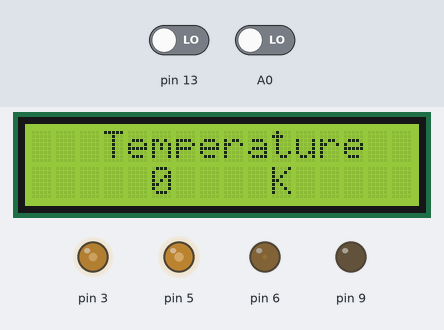
Recording of a sketch running on a simulated Arduino Uno, built with avr-gcc and run on an emulated ATmega328P. Parts: 16×2 character LCD, output pins drawn as LEDs (lit = HIGH). Inputs (shaded band) come from the test bench; at power-on: A0 LOW, pin 13 LOW.

Above: at 1.2 s.
1.3 s: A0 driven HIGH
At 3.74 s:
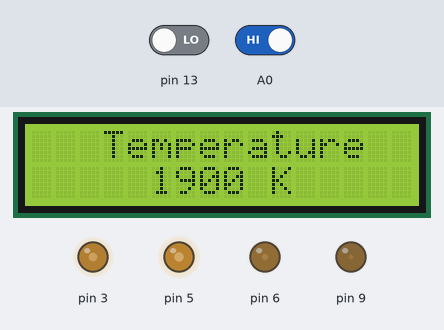
4.3 s: pin 13 driven HIGH
At 5.3 s:
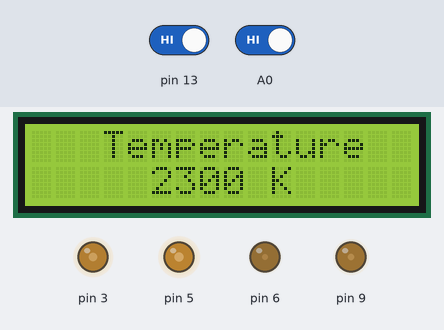
5.8 s: pin 13 driven LOW
At 6.37 s:
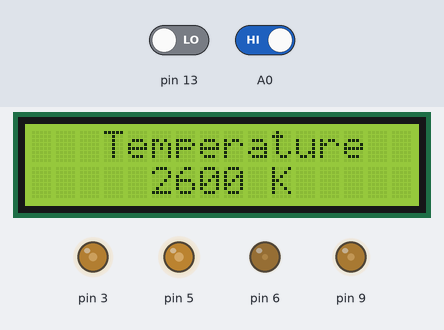
8.2 s: A0 driven LOW
At 8.6 s:
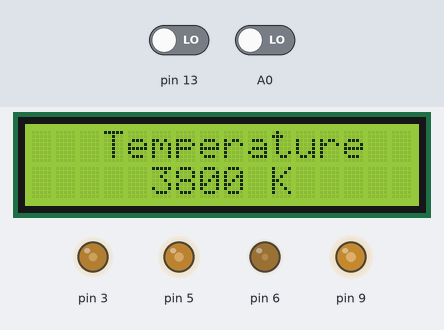
9.7 s: A0 driven HIGH
At 10.11 s:
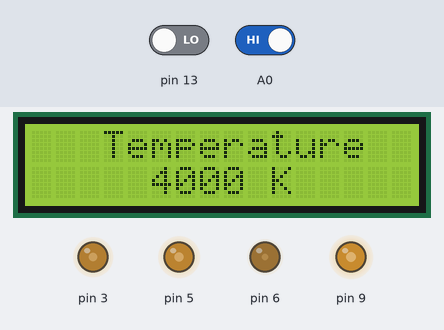
Timing chart, 0 to 15.8 s (numbered marks = the images above; inputs shaded):
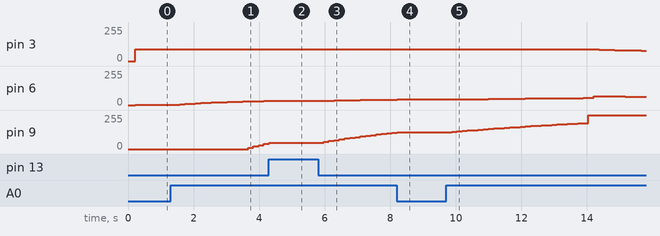

The sketch:

BlackBody.ino
```cpp
#include <LiquidCrystal.h>

float temp,oldtemp,newtemp;
float red,green,blue;

LiquidCrystal lcd(2,4,7,8,10,11);

void setup() {
    oldtemp = temp = 0;
    newtemp = 600;
    lcd.begin(16, 2);
    analogWrite(5,105);
}

void loop() {
    int um,dois;
    um = digitalRead(A0);
    dois = digitalRead(13);
    delay(150);

    if(um)
        newtemp += 100;
    if(dois)
        newtemp -= 100;

    if(newtemp >= 12100) newtemp = 12100;
    if(newtemp <= 400) newtemp = 400;

    if(newtemp != oldtemp){
        lcd.clear();
        lcd.setCursor(3, 0);
        lcd.print("Temperature");
        lcd.setCursor(5, 1);
        int temperature = oldtemp;
        lcd.print(temperature);
        lcd.setCursor(10, 1);
        lcd.print("K");
        oldtemp = newtemp;
        temp = oldtemp/100.0;

      if(temp<=66){
        red = 255;
      }else{
        red = temp - 60;
        red = 329.698727446*(pow(red,(-0.1332047592)));
        if(red < 0){
          red = 0;
        }
        if(red > 255){
          red = 255;
        }
      }

      if(temp <=66){
        green = temp;
        green = 99.4708025861*(log(green)) - 161.1195681661;
        green = map(green,0,255,0,199);
        if(green<0){
          green = 0;
        }
        if(green>255){
          green = 255;
        }
      }else{
        green = temp - 60;
        green = 288.1221695283*(pow(green,(-0.0755148492)));
        if(green<0){
          green = 0;
        }
        if(green>255){
          green = 255;
        }
      }

      if(temp>=66){
        blue = 255;
      }else{
         if(temp <=19){
          blue = 0;
         }else{
          blue = temp - 10;
          blue = 138.5177312231*(log(blue)) - 305.0447927307;
          blue = map(blue,0,255,0,199);
          if(blue<0){
            blue = 0;
          }
          if(green>255){
            blue = 255;
          }
         }
      }

      red = red/2.9090;      // Normalizacao de valores
      green = green/3.7272;  //

      analogWrite(3,red);
      analogWrite(6,green);
      analogWrite(9,blue);
      delay(5);
    }
}
```

Measured:
- after the input at 1.3 s, pin 6: moves from 3/255 to 31/255 over 2.6 s, starting after 0.28 s; pin 9: 0/255 → 10/255 after 2.4 s, → 21/255 0.16 s later, → 30/255 0.16 s later, → 39/255 0.16 s later; the display: first changes after 0.28 s (image 1 shows a later state)
- after the input at 4.3 s, pin 6: goes on until 4.3 s, then stays 32/255; pin 9: goes on until 4.3 s, then stays 46/255
- after the input at 5.8 s, pin 6: moves from 32/255 to 41/255 over 1.9 s, starting after 0.16 s; pin 9: moves from 46/255 to 121/255 over 2.1 s, starting after 0.16 s; the display: first changes after 0.16 s (image 3 shows a later state)
- after the input at 8.2 s, pin 6: goes on until 8.2 s, then stays 42/255; pin 9: goes on until 8.2 s, then stays 125/255
- after the input at 9.7 s, pin 3: moves from 87/255 to 78/255 over 1.3 s, starting after 4.7 s; pin 6: rises from 42/255 to 66/255 in 4.2 s, then falls to 62/255 in 1.4 s; pin 9: moves from 125/255 to 255/255 over 4.2 s, starting after 0.17 s; the display: first changes after 0.17 s (image 5 shows a later state)
